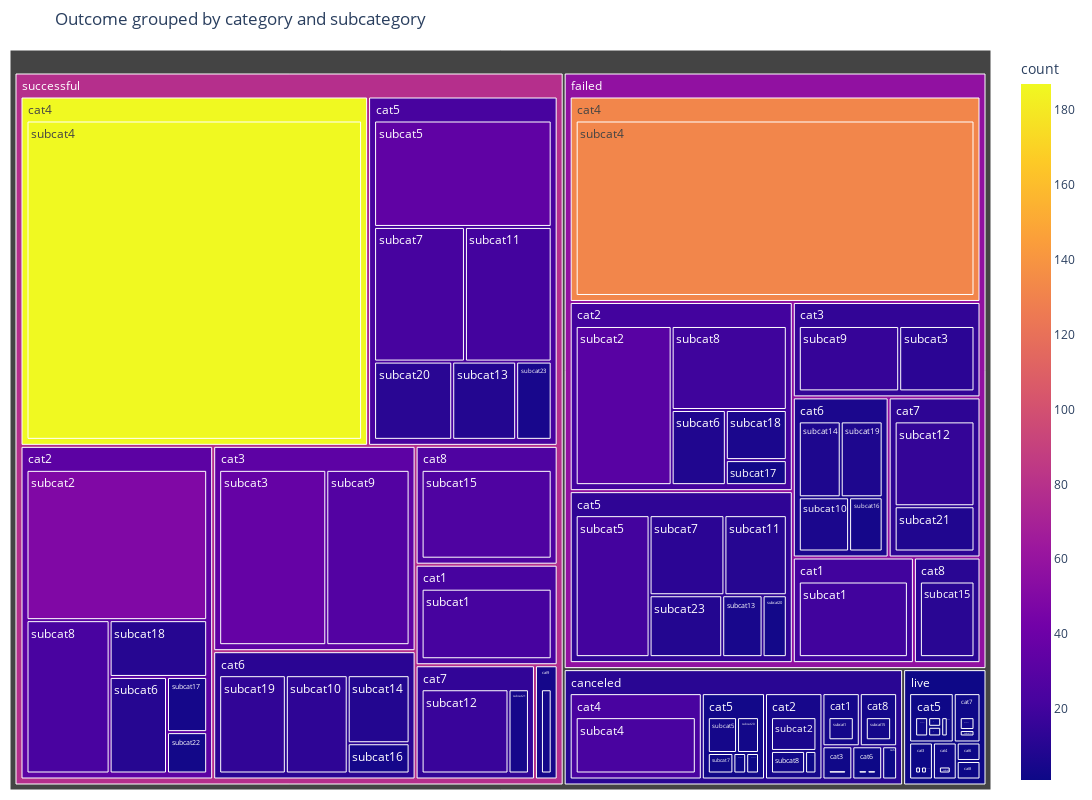

Notebook code cell kept with this figure:
### Code cell
fig=px.treemap(outcome_df, path=['outcome','category_id','subcategory_id'], values='count',color='count')
fig.update_layout(
    margin=dict(l=10,r=10,t=50,b=10),
    autosize=False,
    height=800,
    width=1500,
    title=("Outcome grouped by category and subcategory")
)
fig.show()

### Figure 1 — Plotly figure (JSON) as saved in the notebook; plotly's stock layout.template omitted (floating-point values rounded to 4 significant figures)
{"data": [{"branchvalues": "total", "customdata": [[4], [20], [22], [1], [6], [1], [13], [1], [10], [2], [21], [1], [15], [2], [17], [1], [5], [1], [9], [1], [7], [9], [4], [11], [1], [26], [4], [4], [3], [4], [1], [6], [10], [7], [14], [6], [30], [49], [3], [3], [11], [8], [1], [4], [3], [9], [5], [4], [2], [12], [1], [36], [23], [132], [2], [187], [4], [21], [1], [34], [8], [10], [2], [12], [1], [22], [3], [19], [23], [16], [1], [28], [4], [20], [22], [4.6], [20.76], [31.87], [2], [14.29], [1], [32.5], [23], [132], [2], [187], [2.818], [13.33], [1.4], [22.63], [1], [6.25], [1], [11.55], [1], [12.57], [1.667], [14.52], [4], [11], [1], [26], [4], [11.32], [57.57], [1.429], [78.68]], "domain": {"x": [0, 1], "y": [0, 1]}, "hovertemplate": "labels=%{label}<br>count_sum=%{value}<br>parent=%{parent}<br>id=%{id}<br>count=%{color}<extra></extra>", "ids": ["canceled/cat1/subcat1", "failed/cat1/subcat1", "successful/cat1/subcat1", "canceled/cat6/subcat10", "failed/cat6/subcat10", "live/cat6/subcat10", "successful/cat6/subcat10", "canceled/cat5/subcat11", "failed/cat5/subcat11", "live/cat5/subcat11", "successful/cat5/subcat11", "canceled/cat7/subcat12", "failed/cat7/subcat12", "live/cat7/subcat12", "successful/cat7/subcat12", "canceled/cat5/subcat13", "failed/cat5/subcat13", "live/cat5/subcat13", "successful/cat5/subcat13", "canceled/cat6/subcat14", "failed/cat6/subcat14", "successful/cat6/subcat14", "canceled/cat8/subcat15", "failed/cat8/subcat15", "live/cat8/subcat15", "successful/cat8/subcat15", "failed/cat6/subcat16", "successful/cat6/subcat16", "failed/cat2/subcat17", "successful/cat2/subcat17", "canceled/cat2/subcat18", "failed/cat2/subcat18", "successful/cat2/subcat18", "failed/cat6/subcat19", "successful/cat6/subcat19", "canceled/cat2/subcat2", "failed/cat2/subcat2", "successful/cat2/subcat2", "canceled/cat5/subcat20", "failed/cat5/subcat20", "successful/cat5/subcat20", "failed/cat7/subcat21", "live/cat7/subcat21", "successful/cat7/subcat21", "successful/cat2/subcat22", "failed/cat5/subcat23", "successful/cat5/subcat23", "successful/cat9/subcat24", "canceled/cat3/subcat3", "failed/cat3/subcat3", "live/cat3/subcat3", "successful/cat3/subcat3", "canceled/cat4/subcat4", "failed/cat4/subcat4", "live/cat4/subcat4", "successful/cat4/subcat4", "canceled/cat5/subcat5", "failed/cat5/subcat5", "live/cat5/subcat5", "successful/cat5/subcat5", "failed/cat2/subcat6", "successful/cat2/subcat6", "canceled/cat5/subcat7", "failed/cat5/subcat7", "live/cat5/subcat7", "successful/cat5/subcat7", "canceled/cat2/subcat8", "failed/cat2/subcat8", "successful/cat2/subcat8", "failed/cat3/subcat9", "live/cat3/subcat9", "successful/cat3/subcat9", "canceled/cat1", "failed/cat1", "successful/cat1", "canceled/cat2", "failed/cat2", "successful/cat2", "canceled/cat3", "failed/cat3", "live/cat3", "successful/cat3", "canceled/cat4", "failed/cat4", "live/cat4", "successful/cat4", "canceled/cat5", "failed/cat5", "live/cat5", "successful/cat5", "canceled/cat6", "failed/cat6", "live/cat6", "successful/cat6", "canceled/cat7", "failed/cat7", "live/cat7", "successful/cat7", "canceled/cat8", "failed/cat8", "live/cat8", "successful/cat8", "successful/cat9", "canceled", "failed", "live", "successful"], "labels": ["subcat1", "subcat1", "subcat1", "subcat10", "subcat10", "subcat10", "subcat10", "subcat11", "subcat11", "subcat11", "subcat11", "subcat12", "subcat12", "subcat12", "subcat12", "subcat13", "subcat13", "subcat13", "subcat13", "subcat14", "subcat14", "subcat14", "subcat15", "subcat15", "subcat15", "subcat15", "subcat16", "subcat16", "subcat17", "subcat17", "subcat18", "subcat18", "subcat18", "subcat19", "subcat19", "subcat2", "subcat2", "subcat2", "subcat20", "subcat20", "subcat20", "subcat21", "subcat21", "subcat21", "subcat22", "subcat23", "subcat23", "subcat24", "subcat3", "subcat3", "subcat3", "subcat3", "subcat4", "subcat4", "subcat4", "subcat4", "subcat5", "subcat5", "subcat5", "subcat5", "subcat6", "subcat6", "subcat7", "subcat7", "subcat7", "subcat7", "subcat8", "subcat8", "subcat8", "subcat9", "subcat9", "subcat9", "cat1", "cat1", "cat1", "cat2", "cat2", "cat2", "cat3", "cat3", "cat3", "cat3", "cat4", "cat4", "cat4", "cat4", "cat5", "cat5", "cat5", "cat5", "cat6", "cat6", "cat6", "cat6", "cat7", "cat7", "cat7", "cat7", "cat8", "cat8", "cat8", "cat8", "cat9", "canceled", "failed", "live", "successful"], "marker": {"coloraxis": "coloraxis", "colors": [4, 20, 22, 1, 6, 1, 13, 1, 10, 2, 21, 1, 15, 2, 17, 1, 5, 1, 9, 1, 7, 9, 4, 11, 1, 26, 4, 4, 3, 4, 1, 6, 10, 7, 14, 6, 30, 49, 3, 3, 11, 8, 1, 4, 3, 9, 5, 4, 2, 12, 1, 36, 23, 132, 2, 187, 4, 21, 1, 34, 8, 10, 2, 12, 1, 22, 3, 19, 23, 16, 1, 28, 4, 20, 22, 4.6, 20.76, 31.87, 2, 14.29, 1, 32.5, 23, 132, 2, 187, 2.818, 13.33, 1.4, 22.63, 1, 6.25, 1, 11.55, 1, 12.57, 1.667, 14.52, 4, 11, 1, 26, 4, 11.32, 57.57, 1.429, 78.68]}, "name": "", "parents": ["canceled/cat1", "failed/cat1", "successful/cat1", "canceled/cat6", "failed/cat6", "live/cat6", "successful/cat6", "canceled/cat5", "failed/cat5", "live/cat5", "successful/cat5", "canceled/cat7", "failed/cat7", "live/cat7", "successful/cat7", "canceled/cat5", "failed/cat5", "live/cat5", "successful/cat5", "canceled/cat6", "failed/cat6", "successful/cat6", "canceled/cat8", "failed/cat8", "live/cat8", "successful/cat8", "failed/cat6", "successful/cat6", "failed/cat2", "successful/cat2", "canceled/cat2", "failed/cat2", "successful/cat2", "failed/cat6", "successful/cat6", "canceled/cat2", "failed/cat2", "successful/cat2", "canceled/cat5", "failed/cat5", "successful/cat5", "failed/cat7", "live/cat7", "successful/cat7", "successful/cat2", "failed/cat5", "successful/cat5", "successful/cat9", "canceled/cat3", "failed/cat3", "live/cat3", "successful/cat3", "canceled/cat4", "failed/cat4", "live/cat4", "successful/cat4", "canceled/cat5", "failed/cat5", "live/cat5", "successful/cat5", "failed/cat2", "successful/cat2", "canceled/cat5", "failed/cat5", "live/cat5", "successful/cat5", "canceled/cat2", "failed/cat2", "successful/cat2", "failed/cat3", "live/cat3", "successful/cat3", "canceled", "failed", "successful", "canceled", "failed", "successful", "canceled", "failed", "live", "successful", "canceled", "failed", "live", "successful", "canceled", "failed", "live", "successful", "canceled", "failed", "live", "successful", "canceled", "failed", "live", "successful", "canceled", "failed", "live", "successful", "successful", "", "", "", ""], "type": "treemap", "values": [4, 20, 22, 1, 6, 1, 13, 1, 10, 2, 21, 1, 15, 2, 17, 1, 5, 1, 9, 1, 7, 9, 4, 11, 1, 26, 4, 4, 3, 4, 1, 6, 10, 7, 14, 6, 30, 49, 3, 3, 11, 8, 1, 4, 3, 9, 5, 4, 2, 12, 1, 36, 23, 132, 2, 187, 4, 21, 1, 34, 8, 10, 2, 12, 1, 22, 3, 19, 23, 16, 1, 28, 4, 20, 22, 10, 66, 99, 2, 28, 2, 64, 23, 132, 2, 187, 11, 60, 5, 102, 2, 24, 1, 40, 1, 23, 3, 21, 4, 11, 1, 26, 4, 57, 364, 14, 565]}], "layout": {"autosize": false, "coloraxis": {"colorbar": {"title": {"text": "count"}}, "colorscale": [[0, "#0d0887"], [0.1111, "#46039f"], [0.2222, "#7201a8"], [0.3333, "#9c179e"], [0.4444, "#bd3786"], [0.5556, "#d8576b"], [0.6667, "#ed7953"], [0.7778, "#fb9f3a"], [0.8889, "#fdca26"], [1, "#f0f921"]]}, "height": 800, "legend": {"tracegroupgap": 0}, "margin": {"b": 10, "l": 10, "r": 10, "t": 50}, "title": {"text": "Outcome grouped by category and subcategory"}, "width": 1500}}
